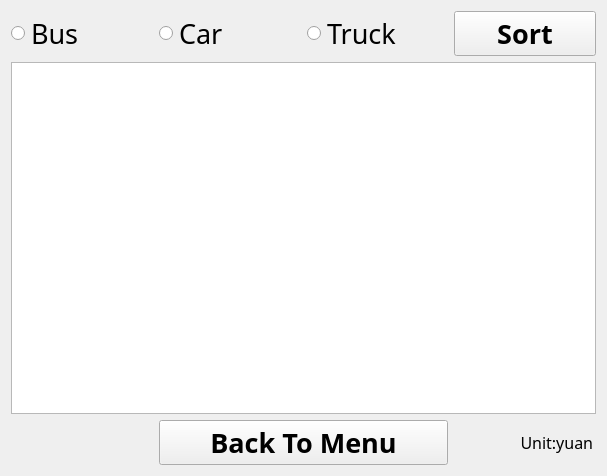
<?xml version="1.0" encoding="UTF-8"?>
<ui version="4.0">
 <class>sortWidget</class>
 <widget class="QWidget" name="sortWidget">
  <property name="geometry">
   <rect>
    <x>0</x>
    <y>0</y>
    <width>607</width>
    <height>476</height>
   </rect>
  </property>
  <property name="windowTitle">
   <string>Form</string>
  </property>
  <layout class="QGridLayout" name="gridLayout">
   <item row="3" column="1" colspan="2">
    <widget class="QPushButton" name="returnButton">
     <property name="font">
      <font>
       <family>HarmonyOS Sans SC</family>
       <pointsize>20</pointsize>
       <weight>75</weight>
       <bold>true</bold>
      </font>
     </property>
     <property name="cursor">
      <cursorShape>PointingHandCursor</cursorShape>
     </property>
     <property name="text">
      <string>Back To Menu</string>
     </property>
    </widget>
   </item>
   <item row="2" column="0" colspan="4">
    <widget class="QTableWidget" name="tableWidget">
     <property name="font">
      <font>
       <family>HarmonyOS Sans SC</family>
       <pointsize>20</pointsize>
      </font>
     </property>
    </widget>
   </item>
   <item row="0" column="0">
    <widget class="QRadioButton" name="busRadioButton">
     <property name="font">
      <font>
       <family>HarmonyOS Sans SC</family>
       <pointsize>20</pointsize>
       <weight>50</weight>
       <bold>false</bold>
      </font>
     </property>
     <property name="text">
      <string>Bus</string>
     </property>
    </widget>
   </item>
   <item row="0" column="2">
    <widget class="QRadioButton" name="truckRadioButton">
     <property name="font">
      <font>
       <family>HarmonyOS Sans SC</family>
       <pointsize>20</pointsize>
       <weight>50</weight>
       <bold>false</bold>
      </font>
     </property>
     <property name="text">
      <string>Truck</string>
     </property>
    </widget>
   </item>
   <item row="0" column="1">
    <widget class="QRadioButton" name="carRadioButton">
     <property name="font">
      <font>
       <family>HarmonyOS Sans SC</family>
       <pointsize>20</pointsize>
       <weight>50</weight>
       <bold>false</bold>
      </font>
     </property>
     <property name="text">
      <string>Car</string>
     </property>
    </widget>
   </item>
   <item row="0" column="3">
    <widget class="QPushButton" name="sortButton">
     <property name="font">
      <font>
       <family>HarmonyOS Sans SC</family>
       <pointsize>20</pointsize>
       <weight>75</weight>
       <bold>true</bold>
      </font>
     </property>
     <property name="cursor">
      <cursorShape>PointingHandCursor</cursorShape>
     </property>
     <property name="text">
      <string>Sort</string>
     </property>
    </widget>
   </item>
   <item row="3" column="3">
    <widget class="QLabel" name="label">
     <property name="font">
      <font>
       <family>HarmonyOS Sans SC</family>
       <pointsize>12</pointsize>
      </font>
     </property>
     <property name="text">
      <string>                Unit:yuan</string>
     </property>
    </widget>
   </item>
  </layout>
 </widget>
 <resources/>
 <connections/>
</ui>
